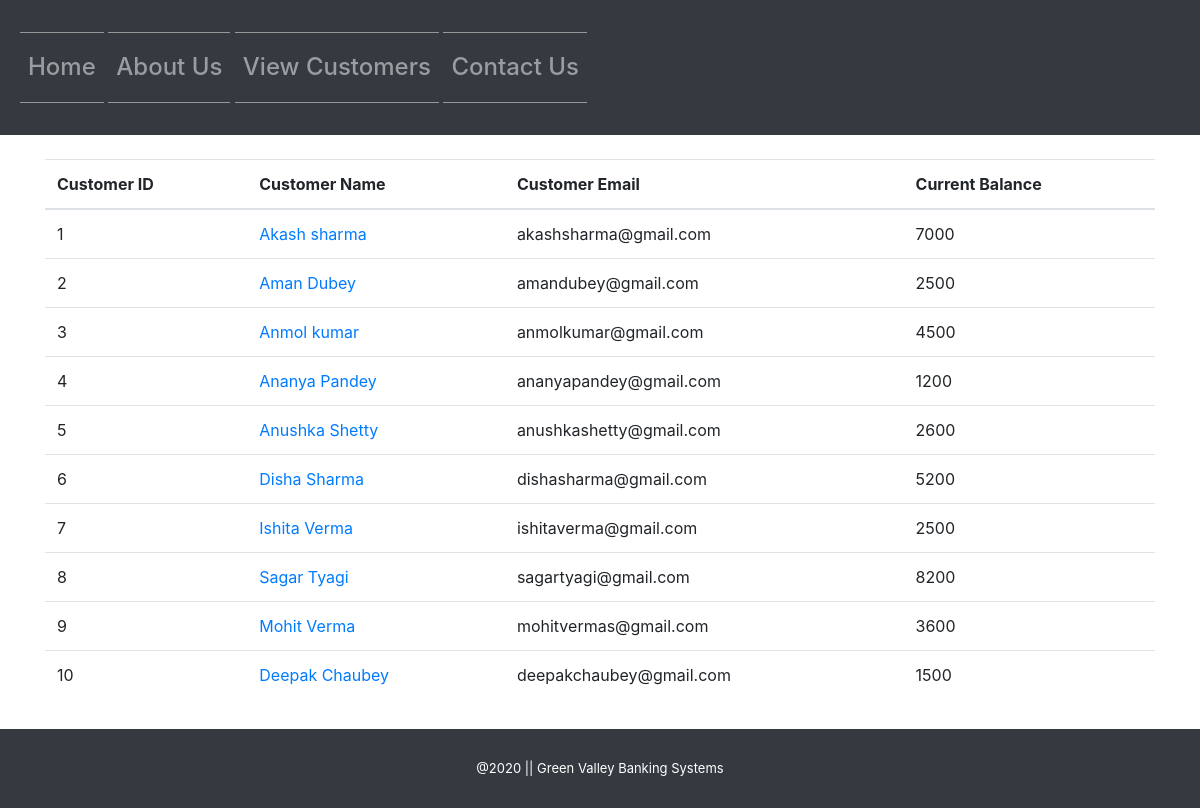
/customer.php, run on the app's committed database.
### tables this page shows
CREATE TABLE `customers` (
  `customer_id` int(11) NOT NULL,
  `customer_name` text NOT NULL,
  `customer_email` text NOT NULL,
  `current_balance` int(11) NOT NULL,
  `customer_image` text NOT NULL
);

### functions.php (the view)
<?php
    $con = mysqli_connect("localhost","root","","data1");
    function getCustomers() {
        global $con;
        $get_customers = "select * from customers";
        $run_customers = mysqli_query($con, $get_customers);
        while ($row_customers = mysqli_fetch_array($run_customers)) {
            $customer_id = $row_customers['customer_id'];
            $customer_name = $row_customers['customer_name'];
            $customer_email = $row_customers['customer_email'];
            $current_balance = $row_customers['current_balance'];
            echo "
                <tr>
                    <td>$customer_id</td>
                    <td><a href='details.php?customer_id=$customer_id'>$customer_name</a></td>
                    <td>$customer_email</td>
                    <td>$current_balance</td>
                </tr>
            ";
        }
    }
?>

### customer.php (shortened to what this page needs)
<!DOCTYPE html>
<?php
    include("functions.php");
?>
<html lang="en">
    <head>
        <link rel="stylesheet" href="https://stackpath.bootstrapcdn.com/bootstrap/4.5.1/css/bootstrap.min.css">
        <link rel="stylesheet" href="https://stackpath.bootstrapcdn.com/font-awesome/4.7.0/css/font-awesome.min.css">
        <link rel="stylesheet" href="style.css" media="all">
    </head>
    <body>
        <nav class="navbar navbar-expand-lg navbar-dark bg-dark">
                <div class="collapse navbar-collapse" id="navbarSupportedContent">
                    <ul class="navbar-nav mr-auto pl-0 pl-sm-1">
                        <li class="nav-item active">
							<h4><a class="nav-link" href="index.php">Home <span class="sr-only">(current)</span></a>
                        </li>&nbsp
                        <li class="nav-item">
							<h4><a class="nav-link" href="about.php">About Us</a>
                        </li>&nbsp
                        <li class="nav-item">
                            <h4><a class="nav-link" href="customer.php">View Customers</a>
                        </li>&nbsp
                        <li class="nav-item">
                            <h4><a class="nav-link" href="contact.php">Contact Us</a>
                        </li>&nbsp
                    </ul>
                </div>
            </nav>
        <br>
        <div class="container">
            <table class="table table-hover">
                <thead>
                    <tr>
                        <th scope="col">Customer ID</th>
                        <th scope="col">Customer Name</th>
                        <th scope="col">Customer Email</th>
                        <th scope="col">Current Balance</th>
                    </tr>
                </thead>
                <tbody>
                    <?php
                        getCustomers();
                    ?>
                </tbody>
            </table>
        </div>
        <div class="text-center bg-dark footer">
         @2020 || Green Valley Banking Systems
            <br>
        </div>
    </body>
</html>

### style.css (style rules this page uses)
html { scroll-behavior: smooth; }
.footer { margin-top: 30px; padding: 30px; color: white; font-size: small; }
h4 { border-top: 1px solid #979797; padding-top: 0.5em; margin-top: 1em; border-bottom: 1px solid #979797; padding-bottom: 0.5em; margin-bottom: 1em; }

### data on the page
customers: customer_id "1", customer_name "Akash sharma", customer_email "akashsharma@gmail.com", current_balance "7000"
customers: customer_id "2", customer_name "Aman Dubey", customer_email "amandubey@gmail.com", current_balance "2500"
customers: customer_id "3", customer_name "Anmol kumar", customer_email "anmolkumar@gmail.com", current_balance "4500"
customers: customer_id "4", customer_name "Ananya Pandey", customer_email "ananyapandey@gmail.com", current_balance "1200"
customers: customer_id "5", customer_name "Anushka Shetty", customer_email "anushkashetty@gmail.com", current_balance "2600"
customers: customer_id "6", customer_name "Disha Sharma", customer_email "dishasharma@gmail.com", current_balance "5200"
customers: customer_id "7", customer_name "Ishita Verma", customer_email "ishitaverma@gmail.com", current_balance "2500"
customers: customer_id "8", customer_name "Sagar Tyagi", customer_email "sagartyagi@gmail.com", current_balance "8200"
customers: customer_id "9", customer_name "Mohit Verma", customer_email "mohitvermas@gmail.com", current_balance "3600"
customers: customer_id "10", customer_name "Deepak Chaubey", customer_email "deepakchaubey@gmail.com", current_balance "1500"
